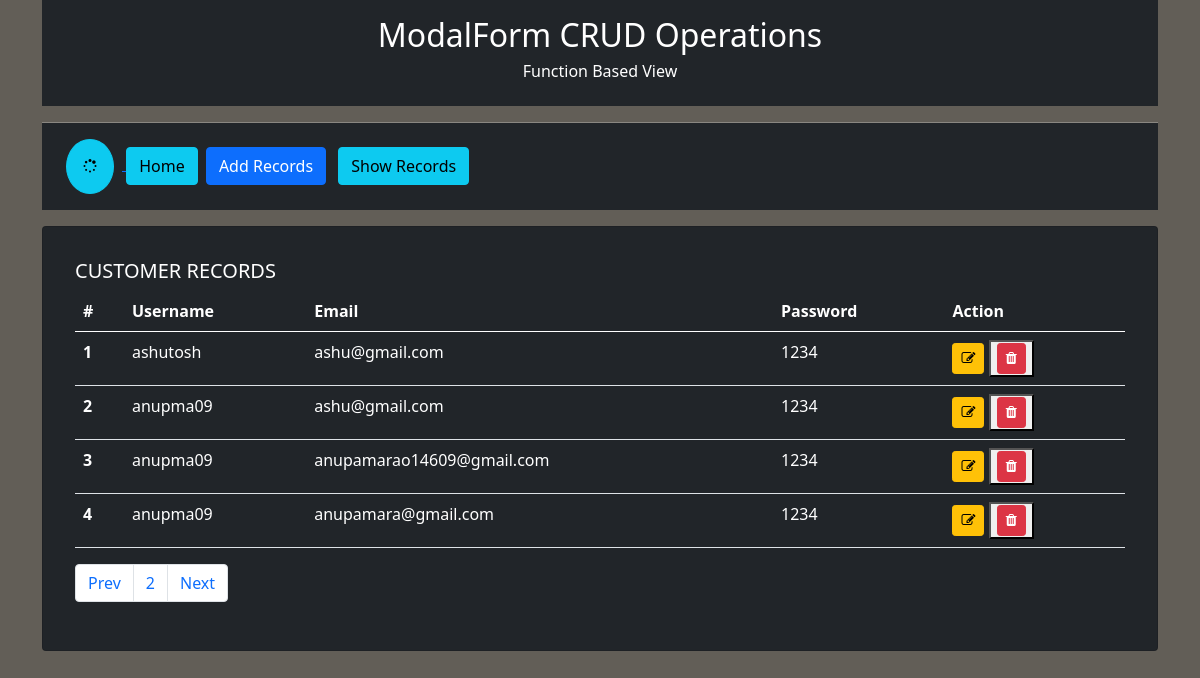
Screenshot of /?page=2 with the database file from the repository.
### crudapp/models.py (models this page shows, shortened)
class User(models.Model):
    name = models.CharField(max_length=70)
    email = models.EmailField(max_length=100)
    password = models.CharField(max_length=100)
    publish = models.BooleanField(default=True)
    timeStamp = models.DateTimeField(auto_now_add=True)

### crudapp/views.py (the view, shortened to what this page needs)
# urls.py: path('', views.add_show, name='home'),
def add_show(request):
    error = ""
    form = UserRecordsManagement()
    paginated_records = User.objects.all().order_by('-timeStamp')
    records = Paginator(paginated_records.filter(publish=True),4)
    page= request.GET.get('page')
    try:
        records = records.page(page)
    except PageNotAnInteger:
        records  = records.page(1)
    except EmptyPage:
        records  = records.page(records.num_pages)
    context = {
        'form':form,
        'records':records,
        }
    return render(request, 'crudapp/showadded.html',context)

### crudapp/templates/crudapp/showadded.html (shortened to what this page needs)
{% extends 'base.html' %}
{% block content %}
<div class="row my-3">
    <div class="col-lg-12">
        <div class="card bg-dark p-3 text-white">
            <div class="card-body">
            {% if records %}
              <h5 class="card-title">CUSTOMER RECORDS </h5>
              <table class="table text-white">
                <thead>
                  <tr>
                    <th scope="col">#</th>
                    <th scope="col">Username</th>
                    <th scope="col">Email</th>
                    <th scope="col">Password</th>
                    <th scope="col">Action</th>
                  </tr>
                </thead>
                <tbody>
                        {% for record in records %}
                        <tr>
                            <th scope="row">{{forloop.counter}}</th>
                            <td>{{record.name}}</td>
                            <td>{{record.email}}</td>
                            <td>{{record.password}}</td>
                            <td>
                           <a href="{% url 'update-record' record.id %}"><i class="btn btn-warning btn-sm fa fa-edit" aria-hidden="true"></i></a>
                             <form action="{% url 'delete-record' record.id %}" method="post" class="d-inline">{% csrf_token %}
                              <button type="submit">
                              <i class="btn btn-danger btn-sm fa fa-trash" aria-hidden="true"></i>
                              </button>
                             </form>
                            </td>
                          </tr>
                        {% endfor %}
                    {% else %}
                     <div class="alert alert-warning" role="alert">
                        <strong>No Records Available In No Records Available In Database <i class="fa fa-database" aria-hidden="true"></i></strong>
                      </div>
                    {% endif %}
                </tbody>
              </table>
<nav aria-label="Page navigation example">
  <ul class="pagination my-3 ">
  {% if records.has_previous %}
    <li class="page-item">
      <a class="page-link" href="?page={{records.previous_page_number}}">Prev</a>
    </li>
   {% endif %}
    <li class="page-item"><a class="page-link" href="#">{{records.number}}</a></li>
  {% if records.has_next %}
    <li class="page-item">
      <a class="page-link" href="?page={{records.next_page_number}}">Next</a>
    </li>
  {% endif %}
  </ul>
</nav>
</div>
          </div>
    </div>
</div>
{% endblock content %}

### crudapp/static/crudapp/css/style.css (style rules this page uses)
body { background-color: rgb(98, 94, 87); }

### rows the page displays
User: name "ashutosh", email "ashu@gmail.com", password "1234"
User: name "anupma09", email "ashu@gmail.com", password "1234"
User: name "anupma09", email "anupamarao14609@gmail.com", password "1234"
User: name "anupma09", email "anupamara@gmail.com", password "1234"

### other values shown
{{ records.number }} "2"
